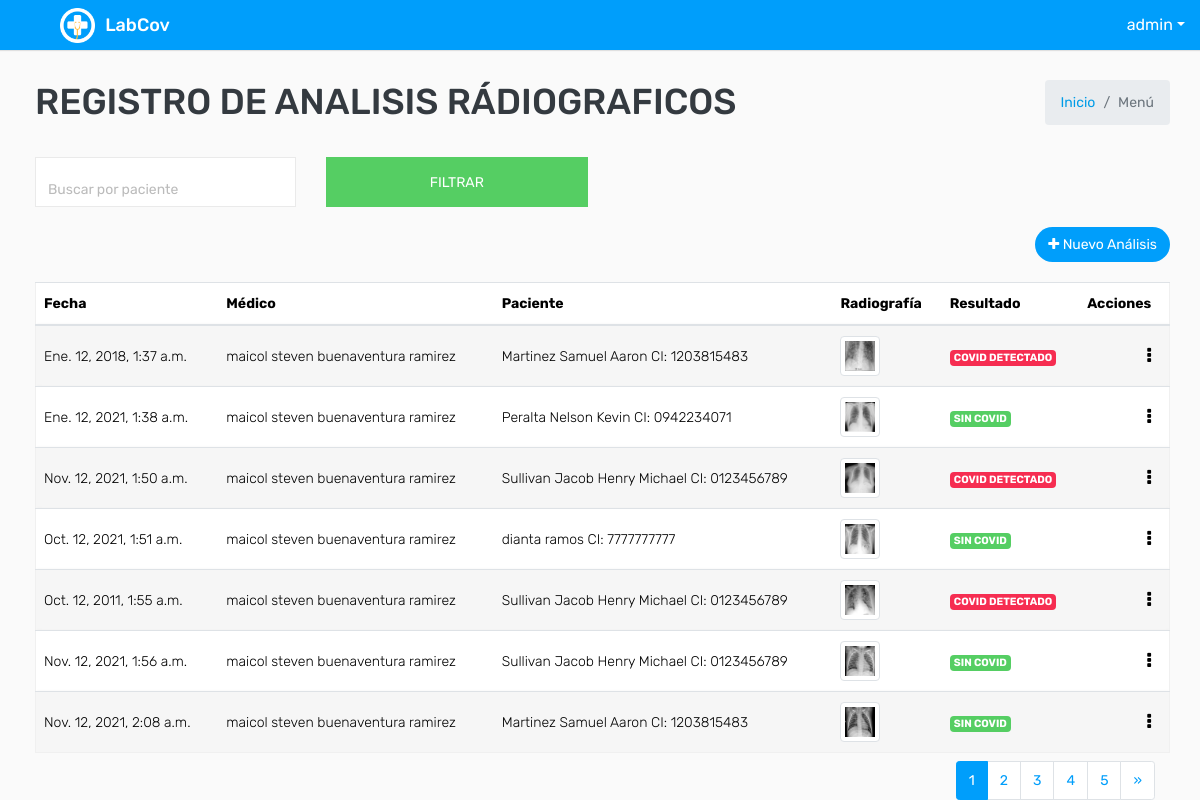
Screenshot of /rayx/ (signed in) with the database file from the repository.
### covid/models.py (models this page shows, shortened)
class ModeloBase(models.Model):
    class Meta:
        abstract = True
    """Model definition for ModeloBase."""
    fecha_creacion = models.DateTimeField(verbose_name='Fecha creación',auto_now_add=True)
    usuario_creacion = models.ForeignKey(settings.AUTH_USER_MODEL, verbose_name='Usuario Creación', related_name='+', blank=True, null=True,on_delete=models.PROTECT, editable=False)
    usuario_modificacion = models.ForeignKey(settings.AUTH_USER_MODEL, verbose_name='Usuario Modificación', related_name='+', blank=True, null=True,on_delete=models.PROTECT , editable=False)
    fecha_modificacion = models.DateTimeField(verbose_name='Fecha Modificación', auto_now=True)
    estado_registro = models.BooleanField(verbose_name="Estado del registro",default=True)

class User(AbstractUser,ModeloBase):
    cedula=models.CharField(max_length=10, verbose_name='Cédula', unique = True)
    tipo_genero = (('M', 'Masculino'), ('F', 'Femenino'))
    genero = models.CharField('Género', choices=tipo_genero, default='M', max_length=1)
    def get_full_name(self):
        return '{} {}'.format(self.last_name,self.first_name)

class Analisis_Radiografico(ModeloBase):
    paciente = models.ForeignKey(Paciente,on_delete=models.CASCADE, related_name="paciente_user")
    doctor = models.ForeignKey(Medico,on_delete=models.CASCADE, related_name="doctor_user")
    imagen = models.ImageField(verbose_name="Imagen de Rayos X", upload_to='muestra_covid/')
    result_analisis=models.BooleanField(verbose_name="Libre de Covid" )
    fecha = models.DateTimeField(verbose_name='Fecha de Registro', auto_now_add=True)
    descripcion = models.CharField(verbose_name='Descripcion', max_length=200)
    class Meta:
        verbose_name = 'Analisis'
        verbose_name_plural = 'Analisis'
        permissions = (
            ("see_view_Analisis_paciente_only", "Can_view_Analisis_paciente_only"),
        )

class Medico(ModeloBase):
    usuario  = models.OneToOneField(settings.AUTH_USER_MODEL, verbose_name="Usuario",on_delete=models.PROTECT)
    especialidad = models.ForeignKey(EspecialidadMedico, verbose_name="Especialidad", on_delete=models.PROTECT)
    def __str__(self):
        return '{}'.format(self.usuario.get_full_name())
    class Meta:
        permissions = (
            ("see_view_report", "Can_view_report"),
        )

class Paciente(ModeloBase):
     usuario  = models.OneToOneField(settings.AUTH_USER_MODEL, verbose_name="Usuario",on_delete=models.PROTECT)
     direccion = models.CharField("Dirección", max_length=200,blank=True )
     es_vacunado = models.BooleanField(verbose_name="¿Está usted vacunado contra el covid?" )
     vacuna = models.ForeignKey(Vacuna, verbose_name="Tipo de Vacuna", on_delete=models.PROTECT,null=True,blank=True)
     Diagnostico = models.TextField(verbose_name="Diágnostico previo",null=True, blank=True)
     def __str__(self):
        return '{} CI: {}'.format(self.usuario.get_full_name(),self.usuario.cedula)

### covid/views.py (the view, shortened to what this page needs)
# urls.py: path('rayx/',key.RayxListView.as_view(),name="rayx_listar"),
class RayxListView(LoginRequiredMixin,PermissionRequiredMixin,ListView):
    permission_required = 'covid.view_analisis_radiografico'
    model = Analisis_Radiografico
    paginate_by = 7
    template_name = "analisis/analisis_listar.html"
    def get_queryset(self):
        id_usuario = self.request.user.id
        busqueda = self.request.GET.get("buscar")
        usuario  = User.objects.get(pk=id_usuario)
        grupos = usuario.groups.all()
        if usuario.is_superuser:
            if busqueda:
                    queryset = Analisis_Radiografico.objects.filter(
                                                                    Q(paciente__usuario__first_name__icontains= busqueda) |
                                                                    Q(paciente__usuario__last_name__icontains= busqueda)
                                                                    ).distinct().order_by("pk")
            else:
                queryset = Analisis_Radiografico.objects.all().order_by("pk")
        return queryset
    def get_context_data(self, **kwargs):
        context = super().get_context_data(**kwargs)
        context['titulo'] = "Registro de Analisis rádiograficos"
        return context

### templates/analisis/analisis_listar.html (shortened to what this page needs)
{% extends 'plantillaBase.html' %} {% block content %}
<div class="mt-2">
    <form action="" method="GET">
        <div class="row filter-row">
            <div class="col-sm-6 col-md-3">
                <div class="form-group form-focus select-focus focused">
                    <input type="text" name="buscar" id="id_buscar" class="form-control float-right" placeholder="Buscar por paciente">
                </div>
            </div>
            <div class="col-sm-6 col-md-3">
                <button type="submit" class="btn btn-success btn-block"> Filtrar </button>
            </div>
        </div>
    </form>
</div>
<div class="row ">
    <div class="col-sm-12 col-12 text-right m-b-20">
        {% if perms.covid.add_analisis_radiografico%}
        <a href="{% url 'rayx_crear'%}" class="btn btn btn-primary btn-rounded float-right"><i
            class="fa fa-plus"></i> Nuevo Análisis</a>{% endif %}
    </div>
</div>
<div class="row">
    <div class="col-md-12">
        <div class="table-responsive">
            <div id="DataTables_Table_0_wrapper" class="dataTables_wrapper dt-bootstrap4 no-footer">
                <div class="row">
                    <div class="col-sm-12">
                        <table class="table table-border table-striped custom-table  mb-0  no-footer" id="DataTables_Table_0" role="grid" aria-describedby="DataTables_Table_0_info">
                            <thead>
                                <tr>
                                    <th>Fecha</th>
                                    <th>Médico</th>
                                    <th>Paciente</th>
                                    <th>Radiografía</th>
                                    <th>Resultado</th>
                                    <th>Acciones</th>
                                </tr>
                            </thead>
                            <tbody>
                                {% for dato in object_list %}
                                <tr>
                                    <td>{{ dato.fecha }}</td>
                                    <td>{{ dato.doctor }}</td>
                                    <td>{{ dato.paciente }}</td>
                                    {% if dato.imagen %}
                                    <td>
                                        <a href="{{dato.imagen.url}}" target="_blank"><img src="{{dato.imagen.url}}" class="img-thumbnail" width="40px"></a>
                                    </td>{% else %}
                                    <td><a href="#">No tiene icono</a> </td> {% endif %}
                                    <td>
                                        {% if dato.result_analisis == True%}
                                        <span class="badge badge-success">SIN COVID</span> {% else %}
                                        <span class="badge badge-danger">COVID DETECTADO</span>{% endif %}
                                    </td>
                                    <td class="text-right">
                                        <div class="dropdown dropdown-action">
                                            <a class="action-icon dropdown-toggle" data-toggle="dropdown" aria-expanded="false"><i class="fa fa-ellipsis-v"></i></a>
                                        </div>
                                    </td>
                                </tr>
                                {% endfor %}
                            </tbody>
                        </table>
                    </div>
                </div>
            </div>
        </div>
        <div class="container-fluid">
            <ul class="pagination pagination-sm m-0 float-right">
                <nav aria-label="Page navigation example">
                    <ul class="pagination justify-content-center mt-2">
                         {% for i in page_obj.paginator.page_range %} {% if i == page_obj.number %}
                        <li class="page-item active">
                            <a class="page-link" href="#">{{ i }}</a>
                        </li>
                        {% else %}
                        <li class="page-item">
                            <a class="page-link" href="?page={{ i }}">{{ i }}</a>
                        </li>
                        {% endif %} {% endfor %} {% if page_obj.has_next %}
                        <li class="page-item">
                            <a class="page-link" href="?page={{ page_obj.next_page_number }}">&raquo;</a>
                        </li>
                        {% endif %}
                    </ul>
                </nav>
            </ul>
        </div>
    </div>
</div>
{% endblock %}

### templates/plantillaBase.html (shortened to what this page needs)
<!DOCTYPE html>
<html lang="es">
{% load static %}
<head>
    <link rel="stylesheet" type="text/css" href="{% static 'css/bootstrap.min.css'%}">
    <link rel="stylesheet" type="text/css" href="{% static 'css/font-awesome.min.css'%}">
    <link rel="stylesheet" type="text/css" href="{% static 'css/bootstrap-duallistbox.min.css'%}">
    <link rel="stylesheet" type="text/css" href="{% static 'css/style.css'%}">
    <link href="{% static 'css/select2.min.css'%}" rel="stylesheet">
    <link href="{% static 'css/select2-bootstrap4.min.css'%}" rel="stylesheet"> {% block content_extra_css %} {%endblock content_extra_css %}
</head>
<body>
    <div class="main-wrapper">
        <div class="header">
            <div class="header-left">
                <a href="{% url 'dashboard'%}" class="logo">
                    <img src="{% static 'img/logo.png' %}" width="35" height="35" alt="">
                    <span>LabCov</span></a>
            </div>
            <ul class="nav user-menu float-right">
                <li class="nav-item dropdown has-arrow">
                    <a href="#" class="dropdown-toggle nav-link user-link"
                        data-toggle="dropdown"></span><span>{{request.user }}</span></a>
                </li>
            </ul>
            <div class="page-wrapper ">
                <div class="content ">
                    <div class="row mb-2 ">
                        <div class="col-sm-8 ">
                            <h1 class="m-0 text-dark ">{{ titulo.upper }}</h1>
                        </div>
                        <div class="col-sm-4 ">
                            <ol class="breadcrumb float-sm-right ">
                                <li class="breadcrumb-item "><a href="{% url 'dashboard'%} ">Inicio</a></li>
                                <li class="breadcrumb-item active ">Menú</li>
                            </ol>
                        </div>
                    </div>
                    {% block content %} {% endblock %}
                </div>
            </div>
        </div>
</body>
</html>

### rows the page displays
User: user "admin"
Analisis_Radiografico: fecha "Ene. 12, 2018, 1:37 a.m.", doctor "maicol steven buenaventura ramirez", paciente "Martinez Samuel Aaron CI: 1203815483", imagen (picture), result_analisis "COVID DETECTADO"
Analisis_Radiografico: fecha "Ene. 12, 2021, 1:38 a.m.", doctor "maicol steven buenaventura ramirez", paciente "Peralta Nelson Kevin CI: 0942234071", imagen (picture), result_analisis "SIN COVID"
Analisis_Radiografico: fecha "Nov. 12, 2021, 1:50 a.m.", doctor "maicol steven buenaventura ramirez", paciente "Sullivan Jacob Henry Michael CI: 0123456789", imagen (picture), result_analisis "COVID DETECTADO"
Analisis_Radiografico: fecha "Oct. 12, 2021, 1:51 a.m.", doctor "maicol steven buenaventura ramirez", paciente "dianta ramos CI: 7777777777", imagen (picture), result_analisis "SIN COVID"
Analisis_Radiografico: fecha "Oct. 12, 2011, 1:55 a.m.", doctor "maicol steven buenaventura ramirez", paciente "Sullivan Jacob Henry Michael CI: 0123456789", imagen (picture), result_analisis "COVID DETECTADO"
Analisis_Radiografico: fecha "Nov. 12, 2021, 1:56 a.m.", doctor "maicol steven buenaventura ramirez", paciente "Sullivan Jacob Henry Michael CI: 0123456789", imagen (picture), result_analisis "SIN COVID"
Analisis_Radiografico: fecha "Nov. 12, 2021, 2:08 a.m.", doctor "maicol steven buenaventura ramirez", paciente "Martinez Samuel Aaron CI: 1203815483", imagen (picture), result_analisis "SIN COVID"

### other values shown
{{ titulo.upper }} "REGISTRO DE ANALISIS RÁDIOGRAFICOS"
{{ i }} "1"
{{ i }} "2" "3" "4" "5"
